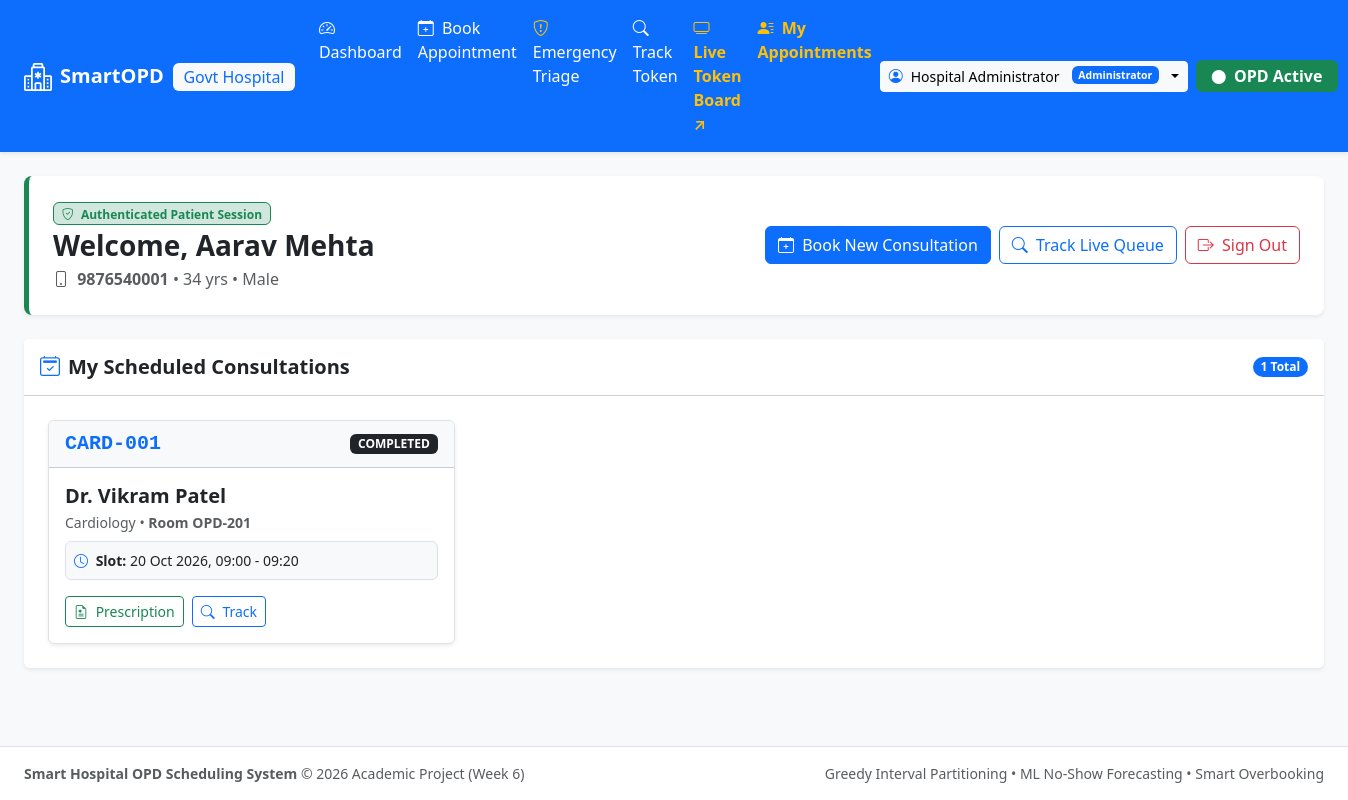
Page /patient/dashboard (signed in) on the committed database.
### src/models.py (models this page shows, shortened)
class Patient(Base):
    __tablename__ = "patients"
    patient_id = Column(Integer, primary_key=True, autoincrement=True)
    name = Column(String(120), nullable=False)
    age = Column(Integer, nullable=False)
    gender = Column(String(10), nullable=False)
    phone = Column(String(20), unique=True, nullable=False, index=True)
    email = Column(String(120), nullable=True, index=True)
    password_hash = Column(String(255), nullable=True)
    total_visits = Column(Integer, default=0, nullable=False)
    past_no_shows = Column(Integer, default=0, nullable=False)
    appointments = relationship("Appointment", back_populates="patient")
    triages = relationship("EmergencyTriage", back_populates="patient")

class Doctor(Base):
    __tablename__ = "doctors"
    doctor_id = Column(Integer, primary_key=True, autoincrement=True)
    name = Column(String(120), nullable=False)
    specialization = Column(String(100), nullable=False, index=True)
    room_number = Column(String(20), nullable=False)
    max_daily_capacity = Column(Integer, default=30, nullable=False)
    is_available = Column(Boolean, default=True, nullable=False)
    dept_id = Column(Integer, ForeignKey("departments.dept_id"), nullable=False)
    department = relationship("Department", back_populates="doctors")
    slots = relationship("TimeSlot", back_populates="doctor", cascade="all, delete-orphan")
    appointments = relationship("Appointment", back_populates="doctor")
    triages = relationship("EmergencyTriage", back_populates="doctor")

### app.py (the view)
    @app.route("/patient/dashboard")
    def patient_dashboard():
        patient_session = session.get("patient")
        if not patient_session:
            return redirect(url_for("login", next=request.path))
        patient_id = patient_session["patient_id"]
        service = get_service()
        patient = service.session.query(Patient).filter(Patient.patient_id == patient_id).first()
        if not patient:
            session.pop("patient", None)
            return redirect(url_for("login"))
        appointments = service.session.query(Appointment).filter(
            Appointment.patient_id == patient_id
        ).order_by(Appointment.appointment_id.desc()).all()
        appt_cards = []
        for a in appointments:
            appt_cards.append({
                "appointment_id": a.appointment_id,
                "token": service.generate_token(a),
                "doctor_name": a.doctor.name if a.doctor else "Unassigned",
                "specialization": a.doctor.specialization if a.doctor else "General",
                "room_number": a.doctor.room_number if a.doctor else "N/A",
                "slot_time": f"{a.slot.start_time.strftime('%d %b %Y, %H:%M')} - {a.slot.end_time.strftime('%H:%M')}" if a.slot else "TBD",
                "status": a.status.value,
                "can_cancel": a.status in [AppointmentStatus.BOOKED, AppointmentStatus.CONFIRMED, AppointmentStatus.CHECKED_IN],
                "has_prescription": a.prescription is not None
            })
        return render_template("patient_dashboard.html", patient=patient, appointments=appt_cards)

### src/db.py (called while the page is built)
def get_session():
    return ScopedSession()

### src/services.py (called while the page is built, shortened)
    def seed_initial_data_if_empty(self):
        if self.session.query(Department).count() > 0:
            return

    def generate_token(self, appointment: Appointment) -> str:
        dept_name = appointment.doctor.department.dept_name.upper() if appointment.doctor and appointment.doctor.department else "OPD"
        prefix = dept_name[:4]
        return f"{prefix}-{appointment.appointment_id:03d}"

### templates/patient_dashboard.html (shortened to what this page needs)
{% extends "base.html" %}
{% block content %}
<div class="row mb-4">
    <div class="col-12">
        <div class="p-4 bg-white rounded-3 shadow-sm border-start border-success border-5 d-flex justify-content-between align-items-center flex-wrap gap-3">
            <div>
                <div class="badge bg-success-subtle text-success border border-success mb-1">
                    <i class="bi bi-shield-check me-1"></i> Authenticated Patient Session
                </div>
                <h3 class="fw-bold mb-1 text-dark">Welcome, {{ patient.name }}</h3>
                <p class="text-muted mb-0">
                    <i class="bi bi-phone me-1"></i> <strong>{{ patient.phone }}</strong>
                    &bull; {{ patient.age }} yrs &bull; {{ patient.gender }}
                </p>
            </div>
            <div class="d-flex gap-2 flex-wrap">
                <a href="{{ url_for('patient_booking') }}" class="btn btn-primary">
                    <i class="bi bi-calendar-plus me-1"></i> Book New Consultation
                </a>
                <a href="{{ url_for('patient_token_tracker') }}" class="btn btn-outline-primary">
                    <i class="bi bi-search me-1"></i> Track Live Queue
                </a>
                <a href="{{ url_for('logout') }}" class="btn btn-outline-danger">
                    <i class="bi bi-box-arrow-right me-1"></i> Sign Out
                </a>
            </div>
        </div>
    </div>
</div>
<div class="card shadow-sm border-0 mb-4">
    <div class="card-header bg-white py-3 d-flex justify-content-between align-items-center">
        <h5 class="fw-bold mb-0 text-dark">
            <i class="bi bi-calendar2-check text-primary me-2"></i>My Scheduled Consultations
        </h5>
        <span class="badge bg-primary rounded-pill">{{ appointments|length }} Total</span>
    </div>
    <div class="card-body p-4">
        {% if appointments|length == 0 %}
        <div class="text-center py-5 text-muted">
            <i class="bi bi-calendar-x fs-1 opacity-50 mb-3 d-block"></i>
            <h5 class="fw-bold">No Appointments Found</h5>
            <p class="small text-muted mb-3">You currently have no active or historical outpatient bookings in this hospital.</p>
            <a href="{{ url_for('patient_booking') }}" class="btn btn-primary btn-sm">
                <i class="bi bi-plus-circle me-1"></i> Book Your First OPD Slot
            </a>
        </div>
        {% else %}
        <div class="row g-3">
            {% for appt in appointments %}
            <div class="col-md-6 col-lg-4" id="appt-card-{{ appt.appointment_id }}">
                <div class="card h-100 border shadow-sm {% if appt.status == 'CANCELLED' %}opacity-75 bg-light{% endif %}">
                    <div class="card-header bg-light py-2 d-flex justify-content-between align-items-center">
                        <span class="font-monospace fw-bold text-primary fs-5">{{ appt.token }}</span>
                        {% if appt.status == 'CONFIRMED' or appt.status == 'BOOKED' %}
                        <span class="badge bg-info text-dark" id="status-badge-{{ appt.appointment_id }}">{{ appt.status }}</span>
                        {% elif appt.status == 'CHECKED_IN' %}
                        <span class="badge bg-primary" id="status-badge-{{ appt.appointment_id }}">WAITING IN HALL</span>
                        {% elif appt.status == 'IN_CONSULTATION' %}
                        <span class="badge bg-success" id="status-badge-{{ appt.appointment_id }}">NOW CONSULTING</span>
                        {% elif appt.status == 'COMPLETED' %}
                        <span class="badge bg-dark" id="status-badge-{{ appt.appointment_id }}">COMPLETED</span>
                        {% elif appt.status == 'CANCELLED' %}
                        <span class="badge bg-danger" id="status-badge-{{ appt.appointment_id }}">CANCELLED</span>
                        {% else %}
                        <span class="badge bg-secondary" id="status-badge-{{ appt.appointment_id }}">{{ appt.status }}</span>
                        {% endif %}
                    </div>
                    <div class="card-body">
                        <h5 class="fw-bold mb-1">{{ appt.doctor_name }}</h5>
                        <div class="text-muted small mb-2">{{ appt.specialization }} &bull; <strong>Room {{ appt.room_number }}</strong></div>
                        <div class="p-2 bg-light rounded small mb-3 border">
                            <div><i class="bi bi-clock me-1 text-primary"></i> <strong>Slot:</strong> {{ appt.slot_time }}</div>
                        </div>
                        <div class="d-flex flex-wrap gap-2 mt-auto">
                            {% if appt.has_prescription %}
                            <a href="{{ url_for('view_prescription', appointment_id=appt.appointment_id) }}" target="_blank" class="btn btn-sm btn-outline-success">
                                <i class="bi bi-file-earmark-medical me-1"></i> Prescription
                            </a>
                            {% endif %}
                            <a href="{{ url_for('patient_token_tracker') }}?query={{ appt.token }}" class="btn btn-sm btn-outline-primary">
                                <i class="bi bi-search me-1"></i> Track
                            </a>
                        </div>
                    </div>
                </div>
            </div>
            {% endfor %}
        </div>
        {% endif %}
    </div>
</div>
{% endblock %}

### static/css/style.css (style rules this page uses)
:root { --primary-color: #0d6efd; --success-color: #198754; --warning-color: #ffc107; --danger-color: #dc3545; --info-color: #0dcaf0; --card-shadow: 0 0.125rem 0.25rem rgba(0, 0, 0, 0.075); }
body { background-color: #f8fafc; color: #1e293b; font-family: system-ui, -apple-system, "Segoe UI", Roboto, "Helvetica Neue", Arial, sans-serif; }

### rows in the picture
Patient: name "Aarav Mehta", phone "9876540001", age "34", gender "Male"
Doctor: token "CARD-001", doctor_name "Dr. Vikram Patel", specialization "Cardiology", room_number "OPD-201", slot_time "20 Oct 2026, 09:00 - 09:20"

### other values in the picture
{{ session['user'].get('name', 'Staff') }} "Hospital Administrator"
{{ session['user'].get('role', 'Staff') }} "Administrator"
{{ appointments|length }} "1"
